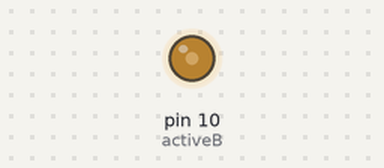
Bench run of a sketch on a simulated Arduino Uno, built with avr-gcc and run on an emulated ATmega328P. Parts: output pins drawn as LEDs (lit = HIGH).

Above: at 0.1 s.
At 3.1 s:
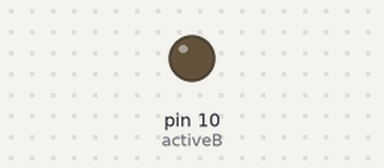
Timing chart, 0 to 4.6 s (numbered marks = the images above):
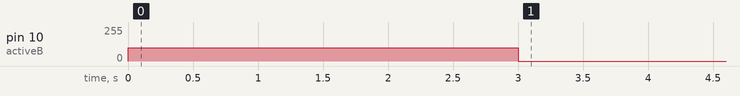

The sketch:

speaker_active.ino
```cpp
const int activeB = 10;

void setup() {
  pinMode(activeB, OUTPUT);

  // 처음 3초간 소리 재생
  analogWrite(activeB, 100);
  delay(3000);
  analogWrite(activeB, 0);
}

void loop() {
  // put your main code here, to run repeatedly:

}
```
